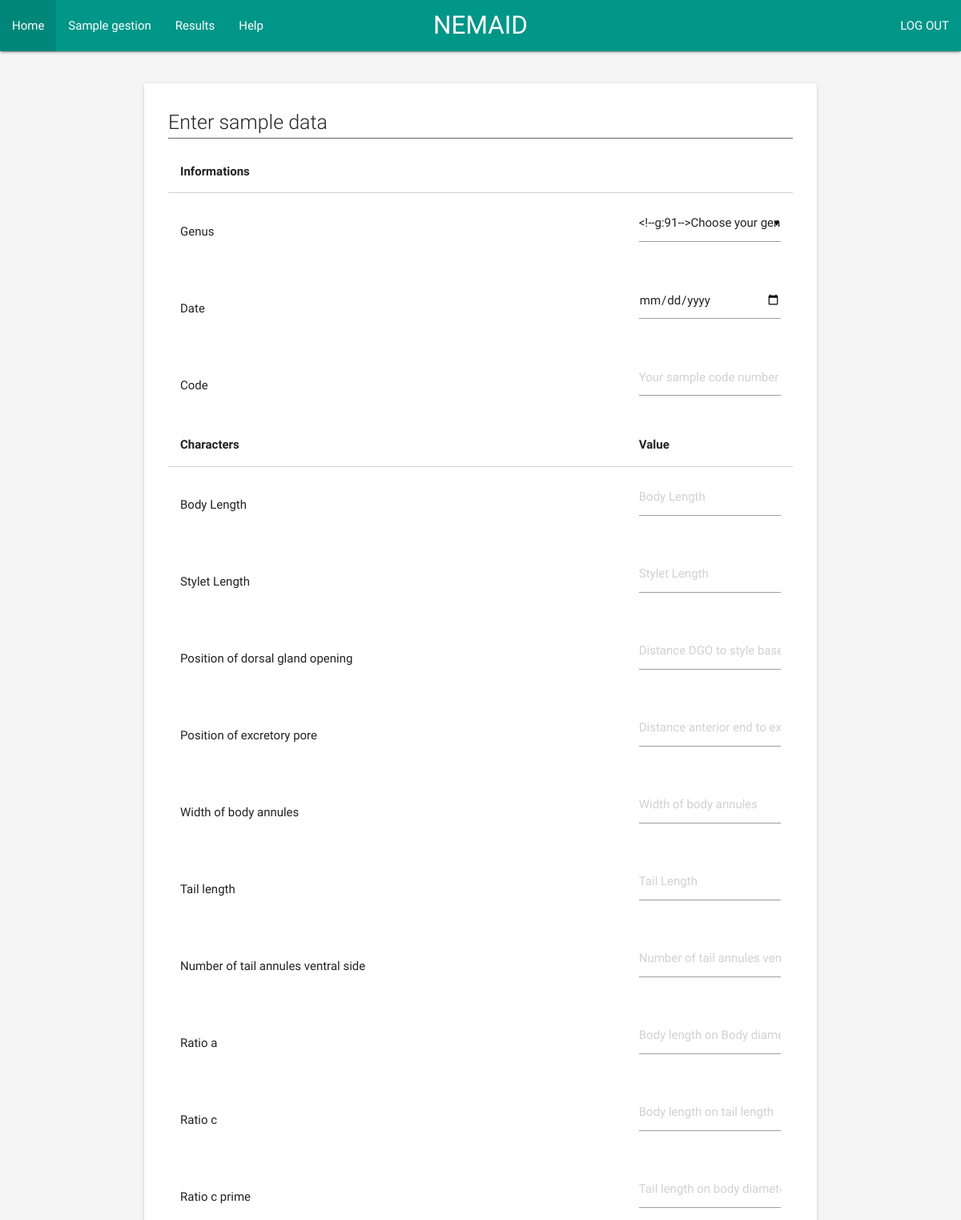
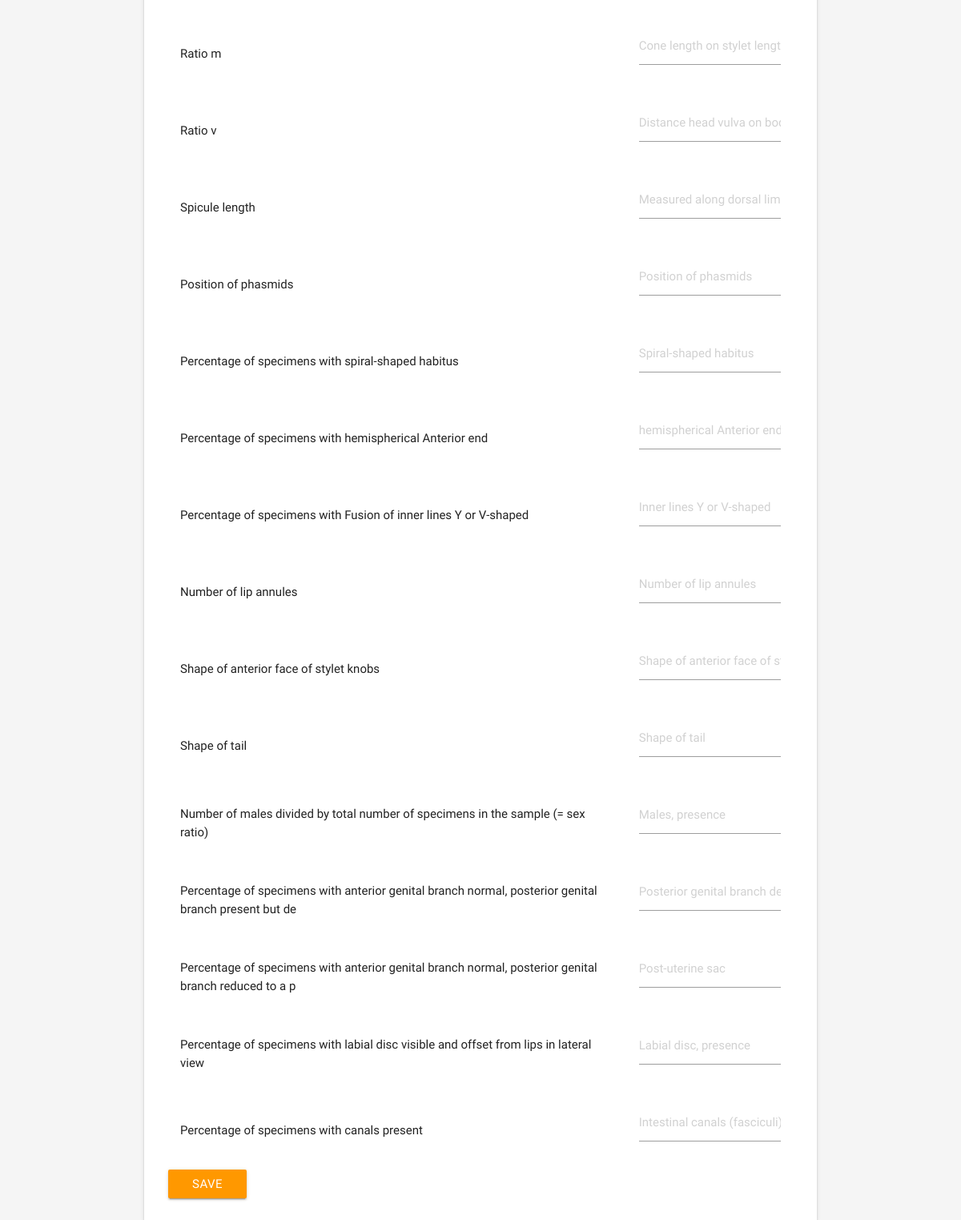
Screenshot of /index.php?page=sample (signed in) with the database file from the repository (2 pictures, top to bottom).
### tables this page shows
CREATE TABLE IF NOT EXISTS `characters` (
  `Id_Character` int(11) NOT NULL AUTO_INCREMENT,
  `Character_Name` varchar(80) NOT NULL,
  `Explaination` varchar(100) NOT NULL,
  `Entitled_Character` varchar(100) NOT NULL,
  `Weight` float NOT NULL,
  `Correction_Factor` float NOT NULL,
  `Id_Range` int(11) DEFAULT NULL,
  `Id_Qual_Possible_Value_List` int(11) DEFAULT NULL,
  PRIMARY KEY (`Id_Character`),
  KEY `characters_fk1` (`Id_Range`),
  KEY `characters_fk2` (`Id_Qual_Possible_Value_List`)
);

### config/config.inc.php (called while the page is built)
<?php
  $config = array();
  $config["APP_NAME"] = 'Nemaid';
  $config["DEFAULT_PAGE"] = "welcome";
  $config["HEADER_PAGE"] = "header";
  $config["FOOTER_PAGE"] = "footer";
  $config["NOT_FOUND_PAGE"] = "404";
  $config['TITLE'] = 'Nemaid';
  $config['KEYWORDS'] = 'Nemaid';
  $config['DESCRIPTION'] = '';
  $config['FAVICON'] = 'favicon.jpg';
  $config['VIEWPORT'] = 'width=device-width, initial-scale=1.0, maximum-scale=1.0, user-scalable=no';
  $config["DB_SERVER"] = "localhost";
  $config["DB_NAME"] = "nemaid";
  $config["DB_USER"] = "root";
  $config["DB_PASSWORD"] = "root";
  $config["DB_CHARSET"] = "utf8";

### model/class.coauth.php (called while the page is built, shortened)
<?php
class coauth extends main {
	public function isAuthenticated() {
		return (isset($_SESSION['auth']));
	}
}

### database/class.dbmysql.php (called while the page is built, shortened)
<?php
class dbmysql extends main {
  var $db;
  function __construct(){
    $this->db = new PDO("mysql:dbname=" . $this::$config['DB_NAME'] . ";host=" . $this::$config['DB_SERVER'] . ";charset=" . $this::$config['DB_CHARSET'], $this::$config['DB_USER'], $this::$config['DB_PASSWORD']);
    $this->db->setAttribute(PDO::ATTR_ERRMODE, PDO::ERRMODE_WARNING);
    $this->db->setAttribute(PDO::ATTR_DEFAULT_FETCH_MODE, PDO::FETCH_OBJ);
  }
  public function query($query, $params = false, $returnArray = false, $returnSingleRow = false) {
    if($params) {
      $req = $this->db->prepare($query);
      $req->execute($params);
    } else {
      $req = $this->db->query($query);
    }
    if($returnArray) {
      if($returnSingleRow) {
        $result = $req->fetchAll(PDO::FETCH_NAMED);
        return (isset($result[0]) ? $result[0] : null);
      } else {
        return $req->fetchAll(PDO::FETCH_NAMED);
      }
    } else {
      return $req;
    }
  }
}

### model/class.cogenus.php (called while the page is built, shortened)
<?php
class cogenus extends main {
	public function getGenuses() {
		$sql = "SELECT * FROM genus";
		return $this->cast("dbmysql")->query($sql, [], true);
	}
}

### model/class.cospecie.php (called while the page is built, shortened)
<?php
class cospecie extends main {
	public function getSpecies() {
		$sql = "SELECT * FROM species";
		return $this->cast("dbmysql")->query($sql, [], true);
	}
}

### model/class.coquantchar.php (called while the page is built, shortened)
<?php
class coquantchar extends main {
	public function getQuantChars() {
		$sql = "SELECT * FROM characters";
		return $this->cast("dbmysql")->query($sql, [], true);
	}
}

### interface/page/sample.php (the view, shortened to what this page needs)
<?php
if(isset($_GET['code'])) {
  $editing = true;
  $sample_code = $_GET['code'];
  $sampleInfo = $this->cast("cosample")->getSample($sample_code);
  $sampleQuantChars = $this->cast("coquantchar")->getSampleQuantChars($sample_code);
} else {
  $editing = false;
}
$genuses = $this->cast("cogenus")->getGenuses();
$species = $this->cast("cospecie")->getSpecies();
$quantChars = $this->cast("coquantchar")->getQuantChars();
?>
<div class="container z-depth-1 nemaid-window">
  <div class="nemaid-window-head">
    <?php if($editing) { echo 'You are modifying sample : ' . $sample_code; } else { echo 'Enter sample data'; } ?>
  </div>
    <form id="sampleForm" onsubmit="return false;">
      <table>
        <thead>
          <tr>
              <th>Informations</th>
          </tr>
        </thead>
        <tbody>
          <tr>
            <td>Genus</td>
            <td>
            </td>
          </tr>
          <tr>
            <td>Date</td>
            <td><input name="date" type="date" placeholder="Date of entry" value="<?= ($editing) ? $sampleInfo['date'] : '' ?>" /></td>
          </tr>
          <tr>
            <td>Code</td>
            <td><input name="Code_Sample" type="text" placeholder="Your sample code number" value="<?= ($editing) ? $sampleInfo['Code_Sample'] : '' ?>" /></td>
          </tr>
        <thead>
          <tr>
              <th>Characters</th>
              <th>Value</th>
          </tr>
        </thead>
        <tbody>
          <?php foreach ($quantChars as $quantChar) {
             ?>
            <tr>
              <td><?= $quantChar['Explaination'] ?></td>
              <td><input name="<?= $quantChar['Id_Character'] ?>" type="text" value="<?= ($editing) ? $quantCharValue : '' ?>" placeholder="<?= $quantChar['Entitled_Character'] ?>" /></td>
            </tr>
          <?php } ?>
        </tbody>
      </table>
      <button onclick="addSample()" type="submit" class="waves-effect waves-teal btn">Save</button>
    </form>
</div>

### index.php (shortened to what this page needs)
<?php
require_once("main/class.main.php");
$main = new main();
if(isset($_REQUEST['action'])) {
  echo $main->getAction($_REQUEST['action']);
} elseif(isset($_REQUEST['page'])) {
  echo $main->getPage((isset($_REQUEST['page'])?$_REQUEST['page']:commons::$config['DEFAULT_PAGE']));
} else {
	header('Location: index.php?page=' . $main::$config["DEFAULT_PAGE"]);
}

### main/class.main.php (shortened to what this page needs)
<?php
class main {
	var $objects = array();
  var $inclusions = array();
  var $inclusionsRaw = array();
  public static $config;
	public function __construct() {
		if(!self::$config){
      include(dirname(__FILE__). "/../config/config.inc.php");
      self::$config = $config;
    }
	}
	public function cast($class) {
	  if(!isset($this->objects["$class"])) {
      $this->objects[$class] = new $class($this);
    }
    return $this->objects[$class];
  }
  private function findClassFolder($class) {
    if(substr($class, 0, 2) == 'ui') {
      return 'interface';
    } elseif (substr($class, 0, 2) == 'ax') {
      return 'ajax';
    } elseif (substr($class, 0, 2) == 'db') {
      return 'database';
    } elseif (substr($class, 0, 2) == 'co') {
      return 'model';
    } else {
      die('Unauthorized class' . $class);
    }
  }
  private function header(){
    $htmlRet = "";
    foreach($this->inclusions as $inclusion){
      if($inclusion[0]=="css") {
        $htmlRet .= '<link rel="stylesheet" href="./interface/css/'. $inclusion[1] . '" type="text/css" media="all" />';
      }
    }
		foreach($this->inclusionsRaw as $inclusionRaw){
			$htmlRet .= $inclusionRaw;
		}
		foreach($this->inclusions as $inclusion){
			if($inclusion[0] == "js"){
				$htmlRet .= '<script src="./interface/js/'. $inclusion[1] . '"></script>';
			}
		}
    $htmlRet .= '<title>' . $this::$config['TITLE'] . '</title>';
    $htmlRet .= '<meta name="viewport" content="' . $this::$config['VIEWPORT'] . '">';
    $htmlRet .= '<meta name="description" content="' . $this::$config['DESCRIPTION'] . '">';
    $htmlRet .= '<meta name="keywords" content="' . $this::$config['KEYWORDS'] . '">';
    $htmlRet .= '<link rel="shortcut icon" href="' . $this::$config['FAVICON'] . '">';
    $htmlRet .= '<meta name="generator" content="Mistral" />';
    return $htmlRet;
  }
  private function footer() {
    $htmlRet = "";
    foreach($this->inclusions as $inclusion){
      if($inclusion[0] == "js"){
        $htmlRet .= '<script src="./interface/js/'. $inclusion[1] . '"></script>';
      }
    }
    return $htmlRet;
  }
  public function getPage($page){
    if(!$this->isAjax()) include(dirname(__FILE__) ."/../interface/page/". $this::$config['HEADER_PAGE'] .".php");
    $filename = dirname(__FILE__) ."/../interface/page/$page.php";
    if(is_file($filename)){
      include($filename);
    } else {
      include(dirname(__FILE__) ."/../interface/page/". $this::$config['NOT_FOUND_PAGE'] .".php");
    }
    if(!$this->isAjax()) include(dirname(__FILE__) ."/../interface/page/". $this::$config['FOOTER_PAGE'] .".php");
    $htmlContent = ob_get_contents();
    $htmlRet = "";
    if(!$this->isAjax()) {
      $htmlRet = "<!DOCTYPE html><html><head>";
      $htmlRet .= $this->header();
      $htmlRet .= "</head><body>";
    }
    $htmlRet .= $htmlContent;
    $htmlRet .= $this->footer();
    if(!$this->isAjax()) {
      $htmlRet .= "</body></html>";
    }
    return $htmlRet;
  }
  private function add($filename) {
    $type = pathinfo($filename, PATHINFO_EXTENSION);
    $this->inclusions[$filename] = array($type, $filename);
  }
  public function addRaw($string) {
		array_push($this->inclusionsRaw, $string);
  }
  public function isAjax(){
    return (isset($_SERVER['HTTP_X_REQUESTED_WITH']) && strtolower($_SERVER['HTTP_X_REQUESTED_WITH']) === 'xmlhttprequest');
  }
}

### interface/page/mainmenu.php
<?php
  $isAuth = $this->cast("coauth")->isAuthenticated();
?>
<header>
  <div id="header" class="navbar-fixed" style="z-index: 998;">
    <nav>
      <div class="nav-wrapper">
        <a href="index.php" class="brand-logo center">NEMAID</a>
        <ul id="nav-mobile" class="left hide-on-med-and-down">
          <li><a href="index.php?page=welcome">Home</a></li>
          <?php if($isAuth) { ?>
            <li><a href="index.php?page=samples">Sample gestion</a></li>
            <li><a href="index.php?page=results">Results</a></li>
            <li><a href="index.php?page=help">Help</a></li>
          <?php } ?>
        </ul>
        <ul class="right">
          <?php if($isAuth) { ?>
            <li><a href="index.php?logout">LOG OUT</a></li>
          <?php } ?>
        </ul>
      </div>
    </nav>
  </div>
</header>

### interface/page/header.php (shortened to what this page needs)
<?php
include("mainmenu.php");
?>
<main id="main-wrapper" class="grey lighten-4">

### interface/page/footer.php (shortened to what this page needs)
</main>

### interface/css/nemaid.css (style rules this page uses)
body { display: flex; min-height: 100vh; flex-direction: column; }
main { flex: 1 0 auto; }
.nemaid-window { margin: 40px auto; background: white; padding: 30px; border-radius: 3px; }
.nemaid-window-head { font-size: 25px; font-weight: 300; border-bottom: 1px solid rgba(0,0,0,0.6); margin-bottom: 15px; }

### interface/css/explore.css (style rules this page uses)
th { padding: 15px 15px; }
td { padding: 15px 15px; }

### rows the page displays
characters: Explaination "Body Length", Entitled_Character "Body Length"
characters: Explaination "Stylet Length", Entitled_Character "Stylet Length"
characters: Explaination "Position of dorsal gland opening", Entitled_Character "Distance DGO to style base"
characters: Explaination "Position of excretory pore", Entitled_Character "Distance anterior end to excretory pore"
characters: Explaination "Width of body annules", Entitled_Character "Width of body annules"
characters: Explaination "Tail length", Entitled_Character "Tail Length"
characters: Explaination "Number of tail annules ventral side", Entitled_Character "Number of tail annules ventral side"
characters: Explaination "Ratio a", Entitled_Character "Body length on Body diameter"
characters: Explaination "Ratio c", Entitled_Character "Body length on tail length"
characters: Explaination "Ratio c prime", Entitled_Character "Tail length on body diameter at anus level"
characters: Explaination "Ratio m", Entitled_Character "Cone length on stylet length"
characters: Explaination "Ratio v", Entitled_Character "Distance head vulva on body length percentage"
characters: Explaination "Spicule length", Entitled_Character "Measured along dorsal limb"
characters: Explaination "Position of phasmids", Entitled_Character "Position of phasmids"
characters: Explaination "Percentage of specimens with spiral-shaped habitus", Entitled_Character "Spiral-shaped habitus"
characters: Explaination "Percentage of specimens with hemispherical Anterior end", Entitled_Character "hemispherical Anterior end"
characters: Explaination "Percentage of specimens with Fusion of inner lines Y or V-shaped", Entitled_Character "Inner lines Y or V-shaped"
characters: Explaination "Number of lip annules", Entitled_Character "Number of lip annules"
characters: Explaination "Shape of anterior face of stylet knobs", Entitled_Character "Shape of anterior face of stylet knobs"
characters: Explaination "Shape of tail", Entitled_Character "Shape of tail"
characters: Explaination "Number of males divided by total number of specimens in the sample (= sex ratio)", Entitled_Character "Males, presence"
characters: Explaination "Percentage of specimens with anterior genital branch normal, posterior genital branch present but de", Entitled_Character "Posterior genital branch degenerate"
characters: Explaination "Percentage of specimens with anterior genital branch normal, posterior genital branch reduced to a p", Entitled_Character "Post-uterine sac"
characters: Explaination "Percentage of specimens with labial disc visible and offset from lips in lateral view", Entitled_Character "Labial disc, presence"
characters: Explaination "Percentage of specimens with canals present", Entitled_Character "Intestinal canals (fasciculi), presence"
